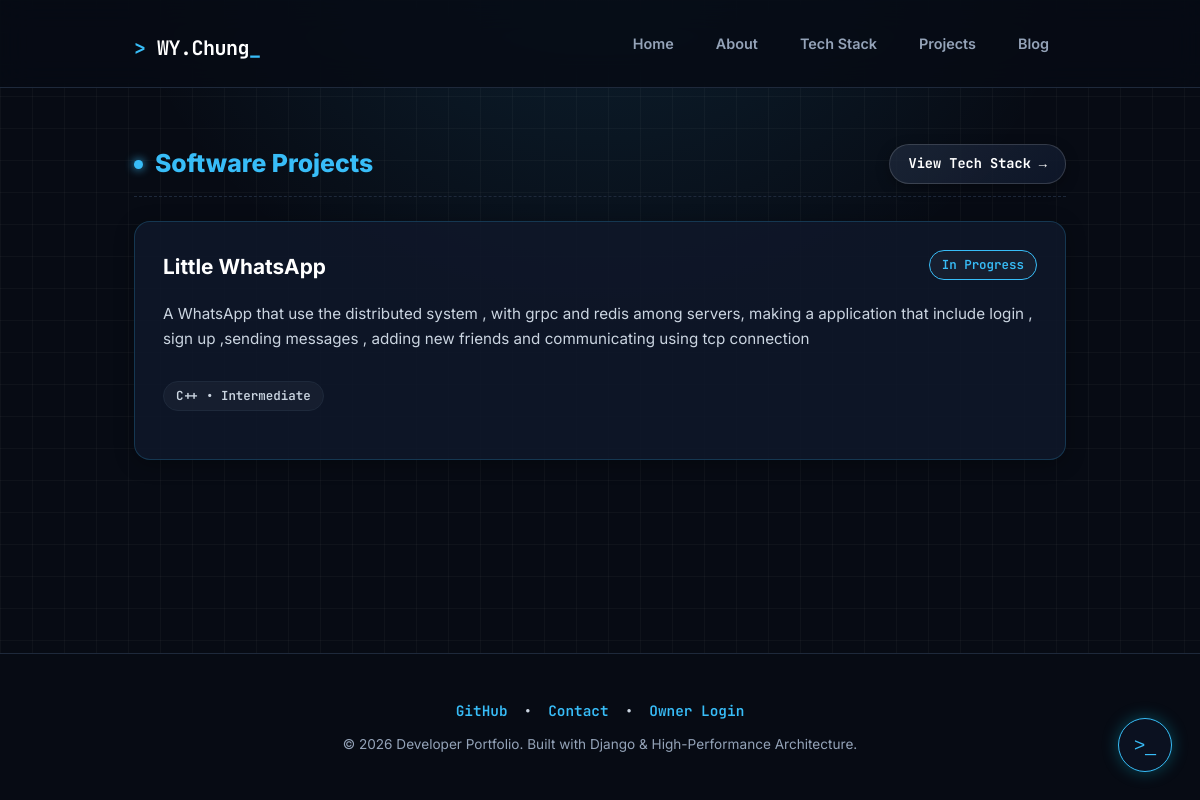
/portfolio/projects/, run on the app's committed database.
### portfolio/models.py (models this page shows, shortened)
class Project(models.Model):
    class Status(models.TextChoices):
        PLANNING = 'PLANNING', 'Planning'
        IN_PROGRESS = 'IN_PROGRESS', 'In Progress'
        COMPLETED = 'COMPLETED', 'Completed'
        PAUSED = 'PAUSED', 'Paused'
    title = models.CharField(max_length=100)
    slug = models.SlugField(unique=True)
    description = models.TextField()
    status = models.CharField(
        max_length=20,
        choices=Status.choices,
        default=Status.IN_PROGRESS
    )
    github_url = models.URLField(blank=True)
    demo_url = models.URLField(blank=True)
    technologies = models.ManyToManyField(
        Technology,
        related_name='projects',
        blank=True
    )
    created_at = models.DateTimeField(auto_now_add=True)
    updated_at = models.DateTimeField(auto_now=True)
    class Meta:
        ordering = ['-created_at']

class Technology(models.Model):
    name=models.CharField(max_length=50)
    class ProficiencyLevel(models.TextChoices):
        BEGINNER = 'BEG', 'Beginner'
        INTERMEDIATE = 'INT', 'Intermediate'
        ADVANCED = 'ADV', 'Advanced'
        EXPERT = 'EXP', 'Expert'
    category=models.ForeignKey(
        TechCategory,
        on_delete=models.CASCADE,
        related_name='technologies'
    )
    proficiency = models.CharField(
        max_length=3,
        choices=ProficiencyLevel.choices,
        default=ProficiencyLevel.BEGINNER
    )
    is_learning=models.BooleanField(default=False)
    class Meta:
        verbose_name_plural = "Technologies"

### portfolio/views.py (the view)
# urls.py: path('projects/', views.project_list_view, name='project_list'),
def project_list_view(request):
    projects = Project.objects.prefetch_related('technologies').all()
    return render(request, 'portfolio/project_list.html', {'projects': projects})

### portfolio/templates/portfolio/project_list.html (shortened to what this page needs)
{% extends 'base.html' %}
{% block content %}
    <section class="section-block">
        <div class="section-title-wrap">
            <h2 class="section-heading" style="color: var(--c-cyan);">
                <span class="status-dot dot-cyan"></span> Software Projects
            </h2>
            <a class="btn-glow-more" href="{% url 'portfolio:tech_stack' %}">
                View Tech Stack <span class="arrow">&rarr;</span>
            </a>
        </div>
        <div class="grid-two-cols">
            {% for project in projects %}
                <article class="base-card card-project has-bg-img" style="/* background-image: url('/static/images/project-bg.jpg'); */">
                    <div>
                        <div style="display: flex; justify-content: space-between; align-items: flex-start; margin-bottom: 10px;">
                            <h3 class="card-item-title" style="font-size: 1.3rem;">{{ project.title }}</h3>
                            <span class="pill-badge" style="color: var(--c-cyan); border-color: var(--c-cyan);">
                                {{ project.get_status_display }}
                            </span>
                        </div>
                        <p class="card-desc">{{ project.description }}</p>
                    </div>
                    <div>
                        <div class="badge-list" style="margin-bottom: 20px;">
                            {% for tech in project.technologies.all %}
                                <span class="pill-badge">
                                    {{ tech.name }} &bull; {{ tech.get_proficiency_display }}
                                </span>
                            {% empty %}
                                <span class="card-meta">No specific tech stack listed</span>
                            {% endfor %}
                        </div>
                    </div>
                </article>
            {% empty %}
                <div class="base-card card-project">
                    <p class="card-desc">No projects added yet.</p>
                </div>
            {% endfor %}
        </div>
    </section>
{% endblock %}

### static/css/style.css (style rules this page uses)
:root { --bg-dark: #070b14; --card-surface: #0f172a; --text-pure: #ffffff; --text-regular: #cbd5e1; --text-muted: #94a3b8; --c-cyan: #38bdf8; --c-cyan-glow: rgba(56, 189, 248, 0.35); --c-purple: #a855f7; --c-purple-glow: rgba(168, 85, 247, 0.35); --c-emerald: #10b981; --c-emerald-glow: rgba(16, 185, 129, 0.35); --border-base: #1e293b; --font-mono: 'JetBrains Mono', 'Fira Code', 'Consolas', monospace; --font-sans: 'Inter', -apple-system, BlinkMacSystemFont, sans-serif; --transition: all 0.35s cubic-bezier(0.4, 0, 0.2, 1); }
* { box-sizing: border-box; margin: 0; padding: 0; }
body.site-body { background-color: var(--bg-dark); background-image: radial-gradient(circle at 50% -20%, rgba(56, 189, 248, 0.15), transparent 45%), linear-gradient(to right, rgba(255, 255, 255, 0.03) 1px, transparent 1px), linear-gradient(to bottom, rgba(255, 255, 255, 0.03) 1px, transparent 1px); background-size: 100% 100%, 32px 32px, 32px 32px; color: var(--text-regular); font-family: var(--font-sans); line-height: 1.6; min-height: 100vh; display: flex; flex-direction: column; }
.section-block { margin-bottom: 72px; }
.section-title-wrap { display: flex; justify-content: space-between; align-items: center; margin-bottom: 24px; padding-bottom: 12px; border-bottom: 1px dashed var(--border-base); }
.section-heading { font-size: 1.55rem; font-weight: 800; color: var(--text-pure); display: flex; align-items: center; gap: 12px; }
.status-dot { width: 9px; height: 9px; border-radius: 50%; display: inline-block; }
.dot-cyan { background-color: var(--c-cyan); box-shadow: 0 0 10px var(--c-cyan); }
.base-card { background-color: var(--card-surface); border-radius: 16px; padding: 28px; transition: var(--transition); position: relative; overflow: hidden; display: flex; flex-direction: column; justify-content: space-between; }
.has-bg-img { background-size: cover; background-position: center; background-repeat: no-repeat; background-blend-mode: overlay; background-color: rgba(15, 23, 42, 0.88); }
.card-project { border: 1px solid rgba(56, 189, 248, 0.2); box-shadow: 0 4px 20px rgba(0, 0, 0, 0.3); }
.card-item-title { font-size: 1.25rem; font-weight: 700; color: var(--text-pure); margin-bottom: 8px; }
.card-desc { color: var(--text-regular); font-size: 0.95rem; margin-bottom: 18px; line-height: 1.65; }
.grid-two-cols { display: grid; grid-template-columns: repeat(auto-fit, minmax(360px, 1fr)); gap: 24px; }
.badge-list { display: flex; flex-wrap: wrap; gap: 8px; margin-top: auto; padding-top: 12px; }
.pill-badge { font-family: var(--font-mono); font-size: 0.78rem; font-weight: 600; padding: 4px 12px; border-radius: 999px; border: 1px solid var(--border-base); background: rgba(255, 255, 255, 0.04); color: var(--text-regular); transition: var(--transition); }
.btn-glow-more { display: inline-flex; align-items: center; gap: 8px; font-family: var(--font-mono); font-size: 0.85rem; font-weight: 700; color: #ffffff; background: linear-gradient(135deg, rgba(30, 41, 59, 0.8), rgba(15, 23, 42, 0.9)); border: 1px solid rgba(255, 255, 255, 0.15); padding: 8px 18px; border-radius: 30px; text-decoration: none; transition: var(--transition); box-shadow: 0 4px 14px rgba(0, 0, 0, 0.3); }
.btn-glow-more span.arrow { display: inline-block; transition: transform 0.25s ease; }

### data on the page
Project: title "Little WhatsApp", status "In Progress", description "A WhatsApp that use the distributed system , with grpc and redis among servers, making a application that include login , sign up ,sending messages , adding new friends and communicating using tcp connection"
Technology: name "C++", proficiency "Intermediate"
